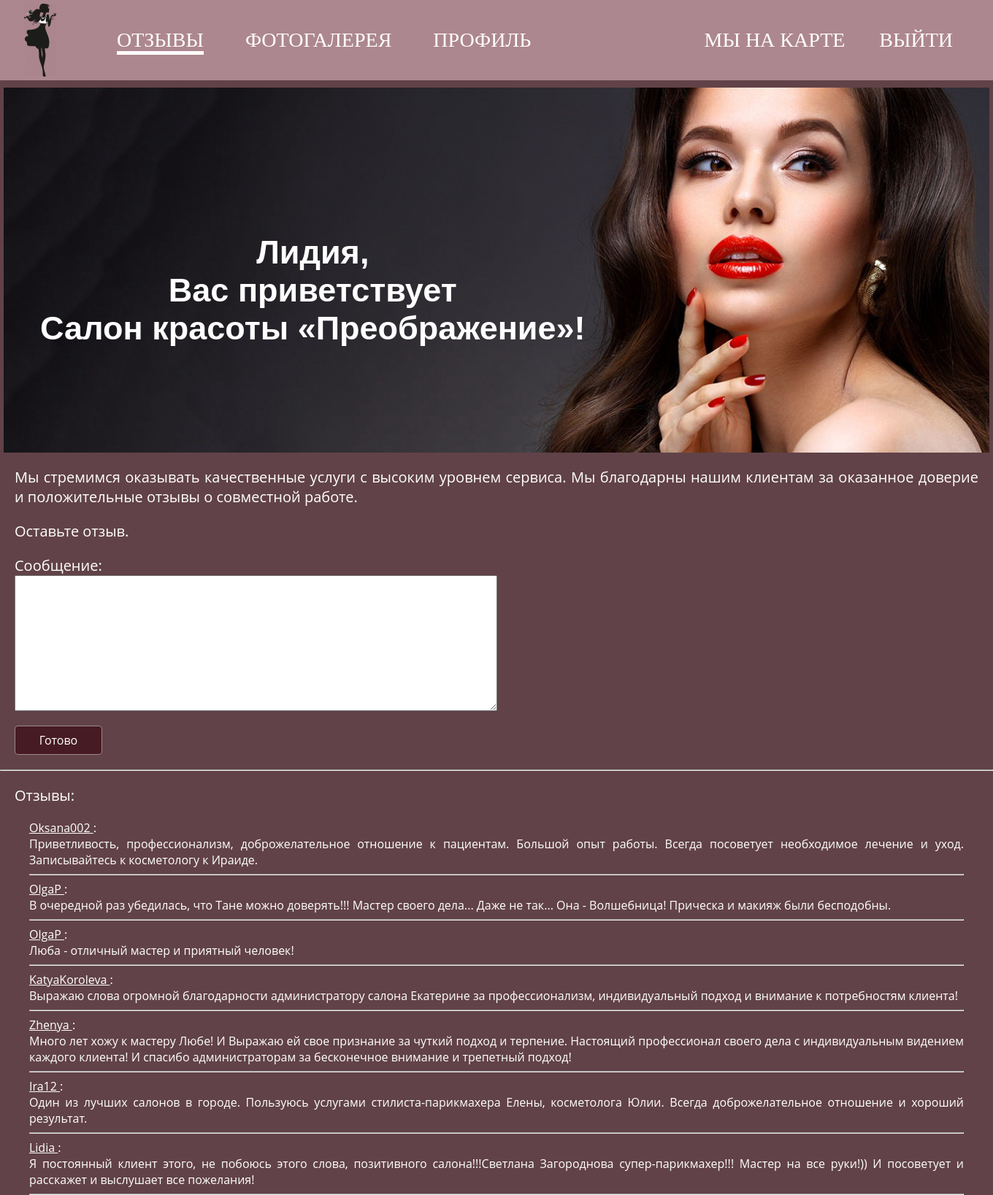
The page /index (signed in) on the database its author committed.
### app/models.py (models this page shows, shortened)
class User(UserMixin, db.Model):
    id = db.Column(db.Integer, primary_key=True)
    username = db.Column(db.String(64), index=True, unique=True)
    name = db.Column(db.String(64), index=True, unique=False)
    fullname = db.Column(db.String(64), index=True, unique=False)
    telephone = db.Column(db.String(11), index=True, unique=False)
    email = db.Column(db.String(120), index=True, unique=True)
    password_hash = db.Column(db.String(128))
    posts = db.relationship('Post', backref='author', lazy='dynamic')
    def followed_posts(self):
        return Post.query.order_by(Post.timestamp.desc()).all()

class Post(db.Model):
    id = db.Column(db.Integer, primary_key=True)
    body = db.Column(db.String(140))
    timestamp = db.Column(db.DateTime, index=True, default=datetime.utcnow)
    user_id = db.Column(db.Integer, db.ForeignKey('user.id'))

### app/routes.py (the view)
@app.route('/', methods=['GET', 'POST'])
@app.route('/index', methods=['GET', 'POST'])
@login_required
def index():
    form = PostForm()
    if form.validate_on_submit():
        post = Post(body=form.post.data, author=current_user)
        db.session.add(post)
        db.session.commit()
        flash('Your post is now live!')
        return redirect(url_for('index'))
    posts = current_user.followed_posts()
    return render_template("index.html", title='Home Page', form=form, posts=posts)

### app/forms.py
class PostForm(FlaskForm):
    post = TextAreaField('Сообщение:', validators=[
        DataRequired(), Length(min=1, max=1024)])
    submit = SubmitField('Готово')

### app/models.py (called while the page is built)
@login.user_loader
def load_user(id):
    return User.query.get(int(id))

### app/templates/index.html (shortened to what this page needs)
{% extends "base.html" %}
{% block content %}
<div class="imagebanner">
    <img id = "indexFon"src="{{ url_for('static', filename='images/Image2.jpg') }}" width="1350" alt="Добро пожаловать">
    <h2><span>{{ current_user.name }},<br> Вас приветствует <br>Салон красоты «Преображение»!</span></h2>
</div>
<div class="mainContainer">
    <p>Мы стремимся оказывать качественные услуги с высоким уровнем сервиса. Мы благодарны нашим клиентам за оказанное доверие и положительные отзывы о совместной работе.</p>
</div>
<div class="mainContainer">
    <p>Оставьте отзыв.</p>
</div>
    {% if form %}
    <form id = "post" class="mainContainer" action="" method="post">
        <p>
            {{ form.post.label }}<br>
            {{ form.post(cols=64, rows=10) }}<br>
        </p>
        <p>{{ form.submit() }}</p>
    </form>
    {% endif %}
<hr>
<p class="mainContainer">Отзывы:</p>
    {% for post in posts %}
        {% include '_post.html' %}
    {% endfor %}
{% endblock %}

### app/templates/_post.html
<div id = "reviews">
     <a href="{{ url_for('user', username=post.author.username) }}">
          {{ post.author.username }}
     </a>:<br>{{ post.body }}
     <hr>
</div>

### app/static/style.css (style rules this page uses)
body { background-color: #614248; font-family: 'Open Sans', Helvetica, Arial, Verdana, sans-serif; width: 100%; height: 100%; margin: 0px; text-align: justify; }
input[type="submit"] { -webkit-transition: all 0.3s ease; -moz-transition: all 0.3s ease; background:#471B23; border: 1px solid rgba(244, 248, 249, 0.5); border-radius: 5px; color: #FFFFFF; font-size: 16px; padding: 5px; font-family: 'Open Sans', Helvetica, Arial, Verdana, sans-serif; width: 120px; height: 40px; }
.mainContainer { margin: 20px; color: #FFFFFF; }
#reviews { margin-left: 40px; margin-right:40px; color: #FFFFFF; }
hr { color:#7A2F3E; }
#reviews hr { color:#784F4C; }
#post { font-size: 16px; }
form { font-size: 16px; font-family: 'Open Sans', Helvetica, Arial, Verdana, sans-serif; }
a { color: #FFFFFF; }
.imagebanner { margin: auto; text-align: center; position: relative; width: 1350px; }
h2 { position: absolute; top: 180px; float: left; left: 50px; }
h2 span { color:#FFFFFF; font: bold 45px ChaletE, Sans-Serif; }
p { font-size: 20px; }

### rows shown on the page
User: name "Лидия"
Post: author.username "Oksana002", body "Приветливость, профессионализм, доброжелательное отношение к пациентам. Большой опыт работы. Всегда посоветует необходимое лечение и уход. Записывайтесь к косметологу к Ираиде."
Post: author.username "OlgaP", body "В очередной раз убедилась, что Тане можно доверять!!! Мастер своего дела... Даже не так... Она - Волшебница! Прическа и макияж были бесподобны."
Post: author.username "OlgaP", body "Люба - отличный мастер и приятный человек!"
Post: author.username "KatyaKoroleva", body "Выражаю слова огромной благодарности администратору салона Екатерине за профессионализм, индивидуальный подход и внимание к потребностям клиента!"
Post: author.username "Zhenya", body "Много лет хожу к мастеру Любе! И Выражаю ей свое признание за чуткий подход и терпение. Настоящий профессионал своего дела с индивидуальным видением каждого клиента! И спасибо администраторам за бесконечное внимание и трепетный подход!"
Post: author.username "Ira12", body "Один из лучших салонов в городе. Пользуюсь услугами стилиста-парикмахера Елены, косметолога Юлии. Всегда доброжелательное отношение и хороший результат."
Post: author.username "Lidia", body "Я постоянный клиент этого, не побоюсь этого слова, позитивного салона!!!Светлана Загороднова супер-парикмахер!!! Мастер на все руки!)) И посоветует и расскажет и выслушает все пожелания!"
